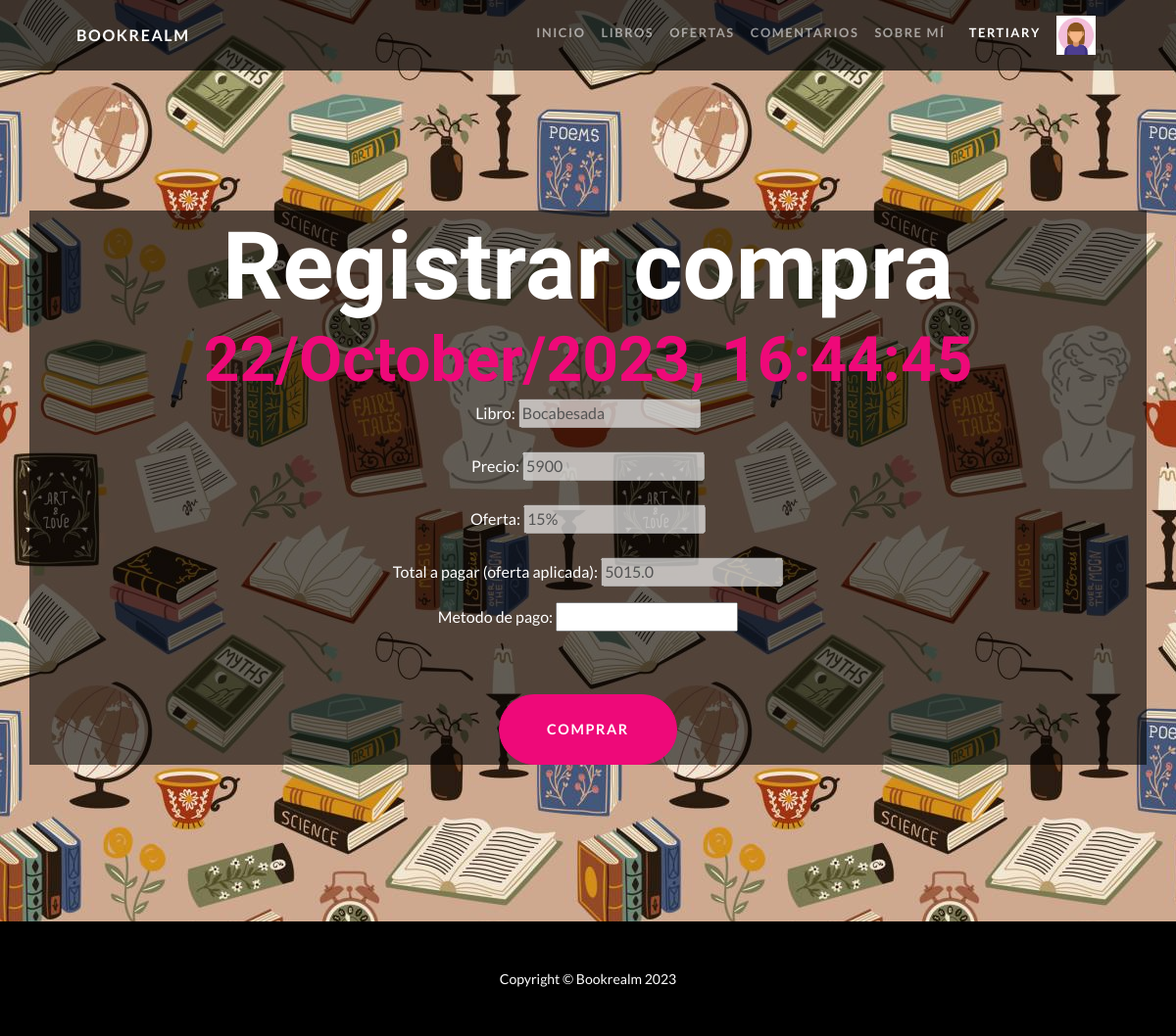
Page /compras/comprar-libro/2/ (signed in) on the committed database.
### UsuariosApp/models.py (models this page shows)
class Avatar(models.Model):
    user = models.OneToOneField(User, on_delete=models.CASCADE, null=True, blank=True) # designar usuario
    avatar = models.ImageField(upload_to='avatares', null=True, blank=True) # designar imagen
    def __str__(self):
        return f"{settings.MEDIA_URL}{self.avatar}"

### LibrosApp/models.py (models this page shows, shortened)
class Libro(models.Model):
    titulo = models.CharField(max_length=200)
    autor = models.CharField(max_length=100)
    editorial = models.CharField(max_length=100)
    stock = models.IntegerField()
    precio = models.CharField(max_length=10)
    oferta = models.CharField(max_length=5)

### ComprasApp/views.py (the view)
# urls.py: path('comprar-libro/<int:pk>/', views.comprar_libro, name="Comprar"),
@login_required # decorador
def comprar_libro(request, pk): # necesitamos de un id para encontrar el libro a comprar
    dt = datetime.now()
    y = dt.year
    mth = dt.month
    d = dt.day
    h = dt.hour
    mn = dt.minute
    s = dt.second
    ahora = str(y) + "-" + str(mth) + "-" + str(d) + " " + str(h) + ":" + str(mn) + ":" + str(s)
    d = dt.strftime("%d/%B/%Y, %H:%M:%S")
    book = Libro.objects.get(id = int(pk)) # encontrar el libro con el id
    precio_final = float(book.precio) # variable total a pagar, conversión string a float
    var_oferta = ""
    def calculo_porcentaje(precio, porcentaje):
        monto = float(porcentaje) / 100
        cant_a_restar = precio * monto
        return cant_a_restar
    if book.oferta != "0%": # comprobar que haya oferta
        var_oferta = book.oferta # almacenar oferta del libro
        var_oferta = var_oferta.split("%")[0] # retiramos simbolo porcentaje, en caso de haber
        precio_final -= calculo_porcentaje(precio_final, var_oferta) # restamos del total a pagar
    precio_final = str(precio_final) # conversión float a string
    var_usuario = request.user
    mensaje = ""
    if var_usuario.is_authenticated: # comprobar que haya un usuario logueado
        if request.method == "POST": # comprobar que se envió datos
            form = ComprarLibro(request.POST) # uso de formulario
            if form.is_valid(): # comprobar que el formulario sea válido
                if book.stock > 0: # comprobar que haya stock disponible
                    info = form.cleaned_data # limpiar datos
                    compra = Compra(
                        usuario = var_usuario, # pasar el usuario logueado
                        libro = book, # pasar el libro a comprar
                        precio = precio_final, # pasar el precio final
                        oferta = book.oferta, # pasar si hubo oferta del libro
                        pago = info["pago"], # pasar el método de pago
                    )
                    compra.save() # guardar registro
                    book.stock -= 1 # actualizar stock del libro
                    book.save() # guardar cambios
                    mensaje = f"Se ha enviado el vínculo de pago al correo {var_usuario.email}"
                    pasaje = {
                        "mensaje":mensaje
                    }
                    return render(request, "Usuarios/usuario.html", pasaje) # mostrar página
                else:
                    mensaje = "no hay stock disponible :("
                    return render(request, "Usuarios/usuario.html", {"mensaje":mensaje})
            else:
                mensaje = "Error, algo sucedió"
                return render(request, "Usuarios/usuario.html", {"mensaje":mensaje})
        else:
            form = ComprarLibro()
        pasaje_final = {
            "form":form,
            "pk":pk,
            "libro":book,
            "now":d,
            "total":precio_final
        }
        return render(request, "Compras/comprar_form.html", pasaje_final) # mostar página

### ComprasApp/forms.py
class ComprarLibro(forms.Form):
    pago = forms.CharField(label="Metodo de pago", required=True, max_length=50)

### BookrealmApp/context_processors.py (called while the page is built)
def custom_user(request):
    context = auth(request)
    user = context['user']
    if user.is_authenticated:
        avatar = Avatar.objects.filter(user=request.user.id)
        cant = len(avatar)
        if cant > 0:
            context['user_avatar'] = avatar[cant-1]
        else:
            context['user_avatar'] = ""
    return context

### ComprasApp/templates/Compras/comprar_form.html (shortened to what this page needs)
{% extends "Bookrealm/padre.html" %}
{% load static %}
{% block titulo %}
<h1 class="masthead-heading mb-0">Registrar compra</h1>
<h2 class="masthead-subheading mb-0" style="color:#ee0979;">{{now}}</h2>
<form action="" method="post">
    <p class="">
        Libro:
        <input type="text" value="{{libro.titulo}}" disabled>
        <br> <br>
        Precio:
        <input type="text" value="{{libro.precio}}" disabled>
        <br> <br>
        Oferta:
        <input type="text" value="{{libro.oferta}}" disabled>
        <br> <br>
        Total a pagar (oferta aplicada):
        <input type="text" value="{{total}}" disabled>
    </p>
    {{form.as_p}}
    <input type="submit" class="btn btn-primary btn-xl rounded-pill mt-5" value="Comprar">
</form>
{% endblock titulo %}

### BookrealmApp/templates/Bookrealm/padre.html (shortened to what this page needs)
<!DOCTYPE html>
{% load static %}
<html lang="en">
<head>
    <link href="{% static 'Bookrealm/css/styles.css' %}" rel="stylesheet" />
</head>
<body id="page-top">
    <nav class="navbar navbar-expand-lg navbar-dark navbar-custom fixed-top">
        <div class="container px-5">
            <a class="navbar-brand" href="#page-top">
                Bookrealm
            </a>
            <div class="collapse navbar-collapse" id="navbarResponsive">
                <ul class="navbar-nav ms-auto">
                    <li class="nav-item">
                        <a class="nav-link" href="{% url 'PagInicio' %}"> Inicio </a>
                    </li>
                    <li class="nav-item">
                        <a class="nav-link" href="{% url 'PagLibros' %}"> Libros </a>
                    </li>
                    <li class="nav-item">
                        <a class="nav-link" href="{% url 'PagOfertas' %}"> Ofertas </a>
                    </li>
                    <li class="nav-item">
                        <a class="nav-link" href="{% url 'PagComent' %}"> Comentarios </a>
                    </li>
                    <li class="nav-item">
                        <a class="nav-link" href="{% url 'PagAbout' %}"> Sobre m&iacute; </a>
                    </li>
                    <li class="nav-item px-1 ps-2">
                        {% if request.user.is_authenticated and request.user.is_superuser or request.user.is_staff %}
                            <a class="nav-link active" href="{% url 'PagUsuario' %}"> <u> {{user.username}} </u> </a>
                        {% else %}
                            <a class="nav-link active" href="{% url 'PagUsuario' %}"> {{user.username}} </a>
                        {% endif %}
                    </li>
                    {% if request.user.is_authenticated %}
                        {% if user_avatar %}
                            <li class="nav-item px-1">
                                <img src="{{user_avatar}}" alt="..." style="height:40px; width: 40px;"/>
                            </li>
                        {% endif %}
                    {% endif %}
                </ul>
            </div>
        </div>
    </nav>
    <header class="masthead text-center text-white bg-header ">
        <div class="masthead-content ">
            <div class="container px-5 bg-title">
                {% block titulo %}
                {% endblock titulo %}
            </div>
        </div>
    </header>
    <footer class="py-5 bg-black">
        <div class="container px-5">
            <p class="m-0 text-center text-white small">
                Copyright &copy; Bookrealm 2023
            </p>
        </div>
    </footer>
</body>
</html>

### rows in the picture
Avatar: avatar (picture)
Libro: titulo "Bocabesada", precio "5900", oferta "15%"

### other values in the picture
{{ user.username }} "TERTIARY"
